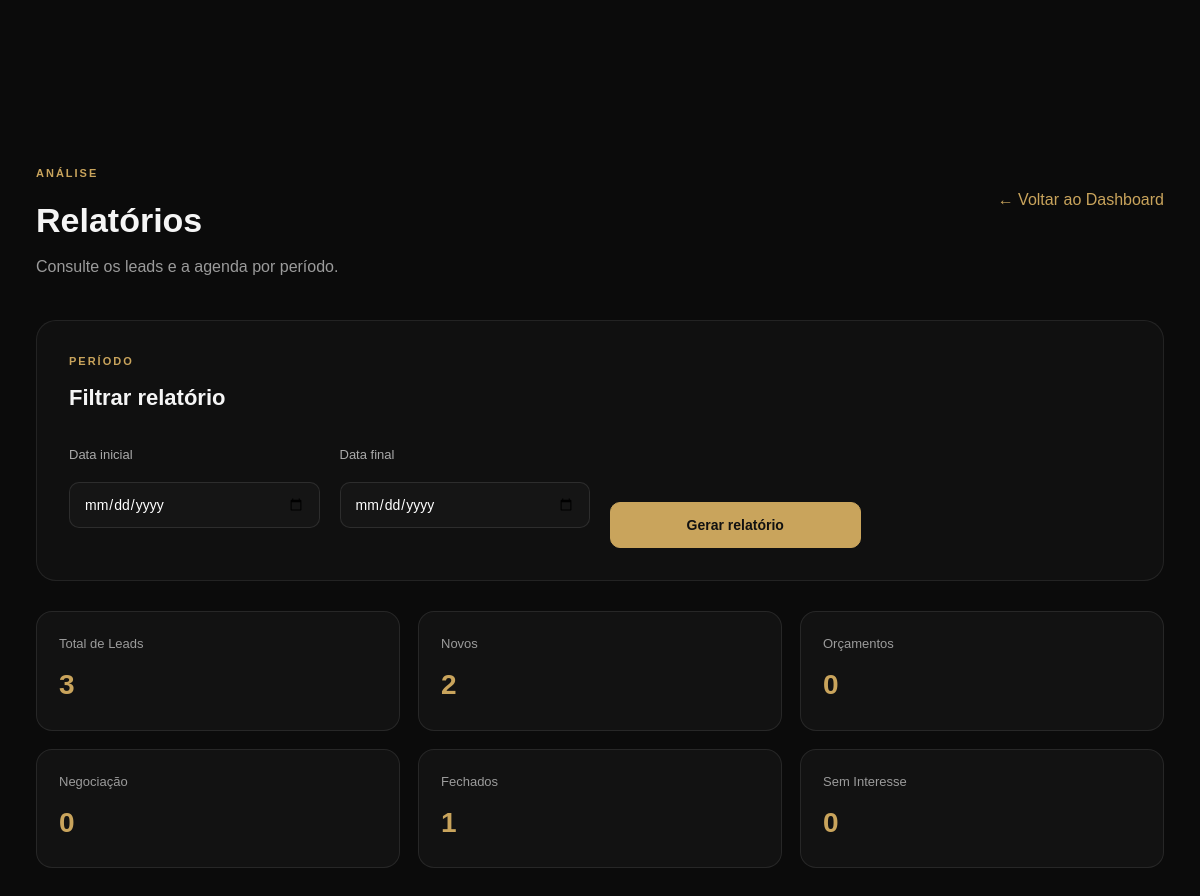
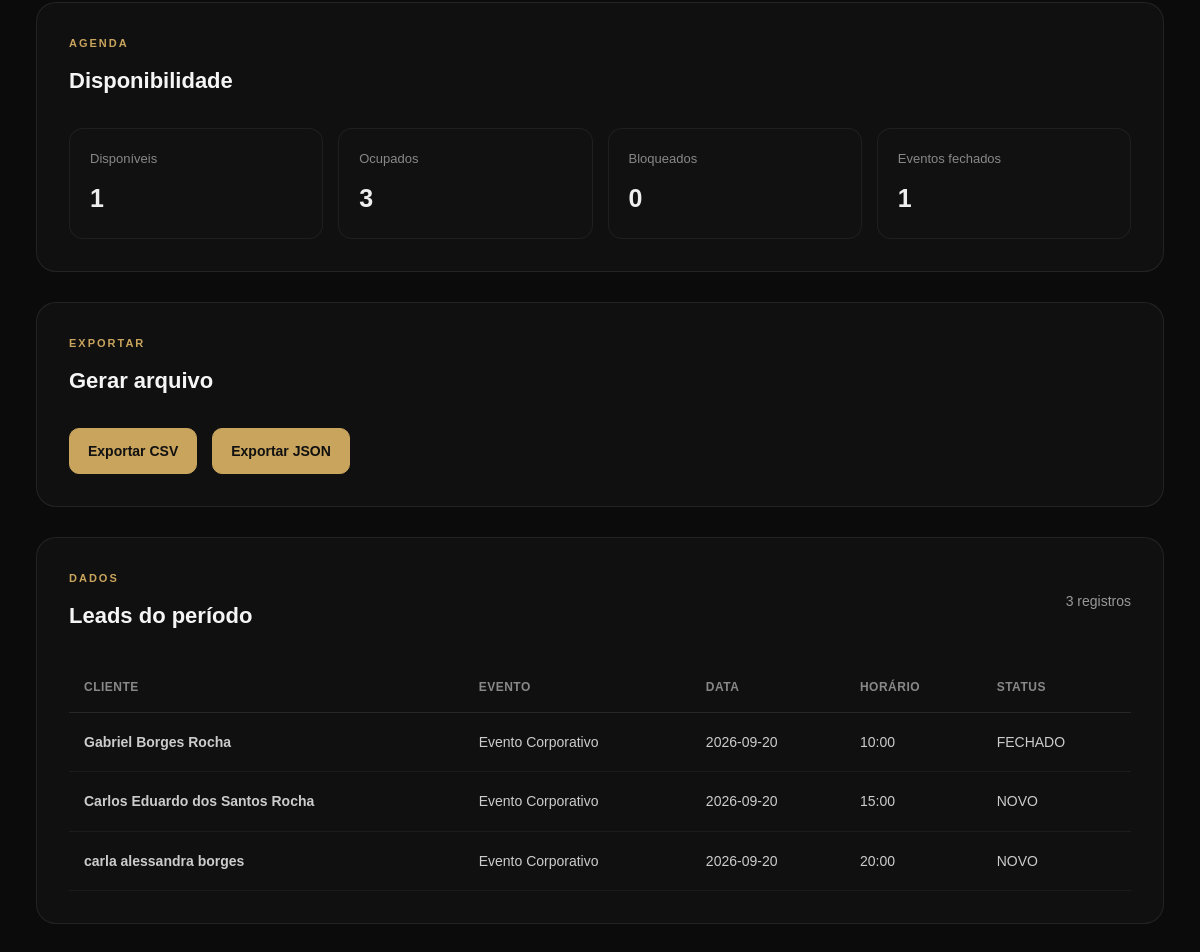
The app's page /admin/relatorios/ (signed in) with its own data (2 pictures, top to bottom).
### tables this page shows
CREATE TABLE leads (

            id INTEGER PRIMARY KEY AUTOINCREMENT,

            name TEXT NOT NULL,

            email TEXT NOT NULL,

            phone TEXT NOT NULL,

            event_type TEXT NOT NULL,

            event_date TEXT,

            event_location TEXT,

            guest_count INTEGER,

            details TEXT,

            status TEXT NOT NULL DEFAULT 'NOVO',

            created_at TIMESTAMP DEFAULT CURRENT_TIMESTAMP

        , notes TEXT, event_time TEXT, availability_id INTEGER);

### routes/reports.py (the view)
@reports_bp.route("/")
@login_required
def reports():
    start_date = request.args.get("start_date", "").strip()
    end_date = request.args.get("end_date", "").strip()
    stats = {
        "total_leads": 0,
        "novos": 0,
        "contato": 0,
        "orcamento": 0,
        "negociacao": 0,
        "fechados": 0,
        "sem_interesse": 0,
        "eventos_confirmados": 0,
        "horarios_disponiveis": 0,
        "horarios_ocupados": 0,
        "horarios_bloqueados": 0,
    }
    leads = []
    slots = []
    connection = get_connection()
    date_conditions = []
    date_params = []
    if start_date:
        date_conditions.append("event_date >= ?")
        date_params.append(start_date)
    if end_date:
        date_conditions.append("event_date <= ?")
        date_params.append(end_date)
    where_clause = ""
    if date_conditions:
        where_clause = "WHERE " + " AND ".join(date_conditions)
    leads = connection.execute(
        f"""
        SELECT *
        FROM leads
        {where_clause}
        ORDER BY event_date ASC, event_time ASC
        """,
        date_params
    ).fetchall()
    stats["total_leads"] = len(leads)
    for lead in leads:
        status = lead["status"]
        if status == "NOVO":
            stats["novos"] += 1
        elif status == "CONTATO REALIZADO":
            stats["contato"] += 1
        elif status == "ORÇAMENTO ENVIADO":
            stats["orcamento"] += 1
        elif status == "NEGOCIAÇÃO":
            stats["negociacao"] += 1
        elif status == "FECHADO":
            stats["fechados"] += 1
        elif status == "SEM INTERESSE":
            stats["sem_interesse"] += 1
    availability_conditions = []
    availability_params = []
    if start_date:
        availability_conditions.append("date >= ?")
        availability_params.append(start_date)
    if end_date:
        availability_conditions.append("date <= ?")
        availability_params.append(end_date)
    availability_where = ""
    if availability_conditions:
        availability_where = (
            "WHERE " + " AND ".join(availability_conditions)
        )
    slots = connection.execute(
        f"""
        SELECT *
        FROM availability
        {availability_where}
        ORDER BY date ASC, start_time ASC
        """,
        availability_params
    ).fetchall()
    for slot in slots:
        status = slot["status"]
        if status == "AVAILABLE":
            stats["horarios_disponiveis"] += 1
        elif status == "BOOKED":
            stats["horarios_ocupados"] += 1
        elif status == "BLOCKED":
            stats["horarios_bloqueados"] += 1
    stats["eventos_confirmados"] = sum(
        1 for lead in leads
        if lead["status"] == "FECHADO"
    )
    connection.close()
    return render_template(
        "admin/reports.html",
        stats=stats,
        leads=leads,
        slots=slots,
        start_date=start_date,
        end_date=end_date
    )

### auth_utils.py (called while the page is built, shortened)
def login_required(view):
    @wraps(view)
    def wrapped_view(*args, **kwargs):
        return view(*args, **kwargs)
    return wrapped_view

### database/database.py (called while the page is built)
def get_connection():
    connection = sqlite3.connect(DATABASE)
    connection.row_factory = sqlite3.Row
    return connection

### templates/admin/reports.html (shortened to what this page needs)
{% extends "base.html" %}
{% block content %}
<section class="admin-page">
    <div class="admin-container">
        <div class="admin-header">
            <div>
                <span class="admin-label">ANÁLISE</span>
                <h1>Relatórios</h1>
                <p>
                    Consulte os leads e a agenda por período.
                </p>
            </div>
            <a
                href="{{ url_for('admin.dashboard') }}"
                class="admin-back"
            >
                ← Voltar ao Dashboard
            </a>
        </div>
        <div class="agenda-card">
            <div class="agenda-card-header">
                <div>
                    <span class="admin-label">PERÍODO</span>
                    <h2>Filtrar relatório</h2>
                </div>
            </div>
            <form
                method="GET"
                action="{{ url_for('reports.reports') }}"
                class="agenda-form"
            >
                <div class="form-group">
                    <label for="start_date">
                        Data inicial
                    </label>
                    <input
                        type="date"
                        id="start_date"
                        name="start_date"
                        value="{{ start_date }}"
                    >
                </div>
                <div class="form-group">
                    <label for="end_date">
                        Data final
                    </label>
                    <input
                        type="date"
                        id="end_date"
                        name="end_date"
                        value="{{ end_date }}"
                    >
                </div>
                <div class="form-submit-wrapper">
                    <button
                        type="submit"
                        class="admin-button"
                    >
                        Gerar relatório
                    </button>
                </div>
            </form>
        </div>
        <div class="report-grid">
            <div class="report-card">
                <span>Total de Leads</span>
                <strong>{{ stats.total_leads }}</strong>
            </div>
            <div class="report-card">
                <span>Novos</span>
                <strong>{{ stats.novos }}</strong>
            </div>
            <div class="report-card">
                <span>Orçamentos</span>
                <strong>{{ stats.orcamento }}</strong>
            </div>
            <div class="report-card">
                <span>Negociação</span>
                <strong>{{ stats.negociacao }}</strong>
            </div>
            <div class="report-card">
                <span>Fechados</span>
                <strong>{{ stats.fechados }}</strong>
            </div>
            <div class="report-card">
                <span>Sem Interesse</span>
                <strong>{{ stats.sem_interesse }}</strong>
            </div>
        </div>
        <div class="agenda-card">
            <div class="agenda-card-header">
                <div>
                    <span class="admin-label">AGENDA</span>
                    <h2>Disponibilidade</h2>
                </div>
            </div>
            <div class="report-agenda">
                <div>
                    <span>Disponíveis</span>
                    <strong>
                        {{ stats.horarios_disponiveis }}
                    </strong>
                </div>
                <div>
                    <span>Ocupados</span>
                    <strong>
                        {{ stats.horarios_ocupados }}
                    </strong>
                </div>
                <div>
                    <span>Bloqueados</span>
                    <strong>
                        {{ stats.horarios_bloqueados }}
                    </strong>
                </div>
                <div>
                    <span>Eventos fechados</span>
                    <strong>
                        {{ stats.eventos_confirmados }}
                    </strong>
                </div>
            </div>
        </div>
        <div class="agenda-card">
            <div class="agenda-card-header">
                <div>
                    <span class="admin-label">EXPORTAR</span>
                    <h2>Gerar arquivo</h2>
                </div>
            </div>
            <div class="report-export">
                <a
                    href="{{ url_for(
                        'reports.export_csv',
                        start_date=start_date,
                        end_date=end_date
                    ) }}"
                    class="admin-button"
                >
                    Exportar CSV
                </a>
                <a
                    href="{{ url_for(
                        'reports.export_json',
                        start_date=start_date,
                        end_date=end_date
                    ) }}"
                    class="admin-button"
                >
                    Exportar JSON
                </a>
            </div>
        </div>
        <div class="agenda-card">
            <div class="agenda-card-header">
                <div>
                    <span class="admin-label">DADOS</span>
                    <h2>Leads do período</h2>
                </div>
                <span class="agenda-count">
                    {{ leads|length }} registros
                </span>
            </div>
            {% if leads %}
                <div class="report-table-wrapper">
                    <table class="report-table">
                        <thead>
                            <tr>
                                <th>Cliente</th>
                                <th>Evento</th>
                                <th>Data</th>
                                <th>Horário</th>
                                <th>Status</th>
                            </tr>
                        </thead>
                        <tbody>
                            {% for lead in leads %}
                                <tr>
                                    <td>
                                        <strong>
                                            {{ lead["name"] }}
                                        </strong>
                                    </td>
                                    <td>
                                        {{ lead["event_type"] }}
                                    </td>
                                    <td>
                                        {{ lead["event_date"] or "—" }}
                                    </td>
                                    <td>
                                        {{ lead["event_time"] or "—" }}
                                    </td>
                                    <td>
                                        {{ lead["status"] }}
                                    </td>
                                </tr>
                            {% endfor %}
                        </tbody>
                    </table>
                </div>
            {% endif %}
        </div>
    </div>
</section>
{% endblock %}

### static/css/admin.css (style rules this page uses)
:root { --admin-bg: #0b0b0b; --admin-surface: #121212; --admin-surface-2: #181818; --admin-border: rgba(255, 255, 255, 0.09); --admin-text: #f5f5f5; --admin-muted: #9b9b9b; --admin-gold: #c9a45c; --admin-gold-light: #e0c27b; --admin-danger: #d95c5c; --admin-success: #65b87a; --admin-radius: 16px; }
* { box-sizing: border-box; }
body { margin: 0; background: var(--admin-bg); color: var(--admin-text); font-family: Arial, Helvetica, sans-serif; }
button, input, select, textarea { font: inherit; }
a { color: inherit; }
.admin-container { width: min(94%, 1400px); margin: 0 auto; padding: 45px 0 70px; }
.admin-header { display: flex; align-items: center; justify-content: space-between; gap: 20px; margin-bottom: 40px; }
.admin-header h1 { margin: 0; font-size: 34px; }
.admin-header p { margin: 7px 0 0; color: var(--admin-muted); }
.admin-button { display: inline-flex; align-items: center; justify-content: center; min-height: 44px; padding: 11px 18px; color: #111; background: var(--admin-gold); border: 1px solid var(--admin-gold); border-radius: 10px; cursor: pointer; font-size: 14px; font-weight: 700; text-decoration: none; transition: transform 0.2s, background 0.2s, border-color 0.2s; }
.form-group { display: flex; flex-direction: column; gap: 8px; }
.report-card { padding: 22px; background: var(--admin-surface); border: 1px solid var(--admin-border); border-radius: var(--admin-radius); }
.report-card span { display: block; color: var(--admin-muted); font-size: 13px; margin-bottom: 8px; }
.report-card strong { font-size: 28px; color: var(--admin-gold); }

### records on screen
leads: name "Gabriel Borges Rocha", event_type "Evento Corporativo", event_date "2026-09-20", event_time "10:00", status "FECHADO"
leads: name "Carlos Eduardo dos Santos Rocha", event_type "Evento Corporativo", event_date "2026-09-20", event_time "15:00", status "NOVO"
leads: name "carla alessandra borges", event_type "Evento Corporativo", event_date "2026-09-20", event_time "20:00", status "NOVO"

### other values on screen
{{ stats.total_leads }} "3"
{{ stats.novos }} "2"
{{ stats.orcamento }} "0"
{{ stats.negociacao }} "0"
{{ stats.fechados }} "1"
{{ stats.sem_interesse }} "0"
{{ stats.horarios_disponiveis }} "1"
{{ stats.horarios_ocupados }} "3"
{{ stats.horarios_bloqueados }} "0"
{{ stats.eventos_confirmados }} "1"
{{ leads|length }} "3"
